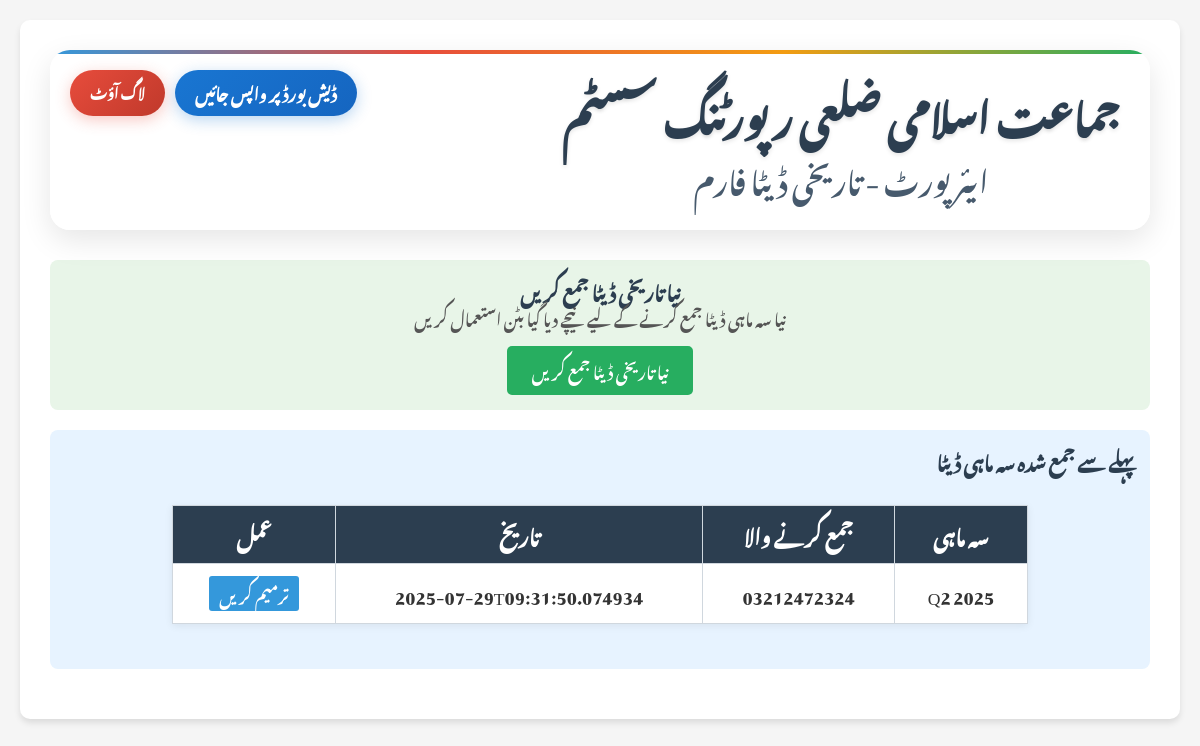
Page /historical_data_form/ایئرپورٹ (signed in) on the committed database.
### tables this page shows
CREATE TABLE "monthly_reports"(
  id INT,
  zila TEXT,
  timestamp TEXT,
  submitted_by TEXT,
  last_submitted_by TEXT,
  union_committee_count INT,
  wards_count INT,
  block_code_count INT,
  cantonment_board_count INT,
  nazm_qaim_union INT,
  nazm_qaim_wards INT,
  nazm_qaim_blockcode INT,
  nazm_qaim_cantonment INT,
  alaqajat_start INT,
  alaqajat_target INT,
  alaqajat_izafa INT,
  alaqajat_kami INT,
  alaqajat_ikhtitaam INT,
  halqajat_start INT,
  halqajat_target INT,
  halqajat_izafa INT,
  halqajat_kami INT,
  halqajat_ikhtitaam INT,
  halqajat_ward_start INT,
  halqajat_ward_target INT,
  halqajat_ward_izafa INT,
  halqajat_ward_kami INT,
  halqajat_ward_ikhtitaam INT,
  block_code_start INT,
  block_code_target INT,
  block_code_izafa INT,
  block_code_kami INT,
  block_code_ikhtitaam INT,
  nizam_e_fajar_start INT,
  nizam_e_fajar_target INT,
  nizam_e_fajar_izafa INT,
  nizam_e_fajar_kami INT,
  nizam_e_fajar_ikhtitaam INT,
  awaami_committee_start INT,
  awaami_committee_target INT,
  awaami_committee_izafa INT,
  awaami_committee_kami INT,
  awaami_committee_ikhtitaam INT,
  arkaan_start INT,
  arkaan_target INT,
  arkaan_izafa INT,
  arkaan_kami INT,
  arkaan_ikhtitaam INT,
  umeedwaran_start INT,
  umeedwaran_target INT,
  umeedwaran_izafa INT,
  umeedwaran_kami INT,
  umeedwaran_ikhtitaam INT,
  karkunan_start INT,
  karkunan_target INT,
  karkunan_izafa INT,
  karkunan_kami INT,
  karkunan_ikhtitaam INT,
  hangami_start INT,
  hangami_target INT,
  hangami_izafa INT,
  hangami_kami INT,
  hangami_ikhtitaam INT,
  muawanin_start INT,
  muawanin_target INT,
  muawanin_izafa INT,
  muawanin_kami INT,
  muawanin_ikhtitaam INT,
  mutayyin_afrad_start INT,
  mutayyin_afrad_target INT,
  mutayyin_afrad_izafa INT,
  mutayyin_afrad_kami INT,
  mutayyin_afrad_ikhtitaam INT,
  member_start INT,
  member_target INT,
  member_izafa INT,
  member_kami INT,
  member_ikhtitaam INT,
  youth_nazm_areas INT,
  youth_karkunan INT,
  youth_programat_count INT,
  youth_programs_json TEXT,
  atifal_nazm_areas INT,
  atifal_members INT,
  atifal_programat_count INT,
  atifal_programs_json TEXT,
  zilai_shura_planned INT,
  zilai_shura_held INT,
  zilai_shura_attendance INT,
  nazm_zila_planned INT,
  nazm_zila_held INT,
  nazm_zila_attendance INT,
  nazimin_alaqajat_planned INT,
  nazimin_alaqajat_held INT,
  nazimin_alaqajat_attendance INT,
  zilai_ijtima_arkaan_planned INT,
  zilai_ijtima_arkaan_held INT,
  zilai_ijtima_arkaan_attendance INT,
  zilai_ijtima_umeedwaran_planned INT,
  zilai_ijtima_umeedwaran_held INT,
  zilai_ijtima_umeedwaran_attendance INT,
  ijtima_arkaan_alaqah_planned INT,
  ijtima_arkaan_alaqah_held INT,
  ijtima_arkaan_alaqah_attendance INT,
  ijtima_umeedwaran_alaqah_planned INT,
  ijtima_umeedwaran_alaqah_held INT,
  ijtima_umeedwaran_alaqah_attendance INT,
  ijtima_karkunaan_alaqah_planned INT,
  ijtima_karkunaan_alaqah_held INT,
  ijtima_karkunaan_alaqah_attendance INT,
  ijtima_karkunaan_halqajat_planned INT,
  ijtima_karkunaan_halqajat_held INT,
  ijtima_karkunaan_halqajat_attendance INT,
  ijtima_nazimin_halqajat_planned INT,
  ijtima_nazimin_halqajat_held INT,
  ijtima_nazimin_halqajat_attendance INT,
  dars_quran_planned INT,
  dars_quran_held INT,
  dars_quran_attendance INT,
  dawati_camp_planned INT,
  dawati_camp_held INT,
  dawati_camp_attendance INT,
  gharon_tak_dawat_planned INT,
  gharon_tak_dawat_held INT,
  gharon_tak_dawat_attendance INT,
  taqseem_literature_planned INT,
  taqseem_literature_held INT,
  taqseem_literature_attendance INT,
  amir_zila_maqamat INT,
  amir_zila_daurajat INT,
  amir_zila_mulaqat INT,
  qaim_zila_maqamat INT,
  qaim_zila_daurajat INT,
  qaim_zila_mulaqat INT,
  naib_amir_zila_maqamat INT,
  naib_amir_zila_daurajat INT,
  naib_amir_zila_mulaqat INT,
  study_circle_maqamat INT,
  study_circle_daurajat INT,
  study_circle_attendance INT,
  ijtimai_tuaam_maqamat INT,
  ijtimai_tuaam_daurajat INT,
  ijtimai_tuaam_attendance INT,
  ijtimai_ahle_khana_maqamat INT,
  ijtimai_ahle_khana_daurajat INT,
  ijtimai_ahle_khana_attendance INT,
  quran_course_maqamat INT,
  quran_course_daurajat INT,
  quran_course_attendance INT,
  retreat_maqamat INT,
  retreat_daurajat INT,
  retreat_attendance INT,
  quran_courses INT,
  quran_classes INT,
  quran_participants INT,
  fahem_quran_attendance INT,
  quran_target INT,
  quran_distributed INT,
  central_training_target INT,
  central_training_actual INT,
  other_trainings TEXT,
  atifal_programs INT,
  awaami_committees INT,
  awaami_committees_count INT,
  koi_or_bat TEXT,
  haq_do_karachi TEXT,
  alaqajat_end INT,
  halqajat_end INT,
  halqajat_ward_end INT,
  block_code_end INT,
  arkaan_end INT,
  umeedwaran_end INT,
  hangami_end INT,
  muawanin_end INT,
  mutayyin_afrad_end INT,
  member_end INT,
  youth_programat_name INT,
  karkunan_end INT,
  period TEXT
);

### New folder/app.py (the view, shortened to what this page needs)
@app.route('/historical_data_form/<zila>', methods=['GET', 'POST'])
def historical_data_form(zila):
    if 'username' not in session:
        return redirect(url_for('login'))
    if session.get('role') != 'agent':
        flash("صرف ایجنٹ صارفین تاریخی ڈیٹا جمع کر سکتے ہیں", "error")
        return redirect(url_for('dashboard'))
    conn = sqlite3.connect(DB_FILE)
    c = conn.cursor()
    if request.method == 'GET':
        c.execute('''
            SELECT period, submitted_by, timestamp
            FROM monthly_reports
            WHERE zila = ? AND period IS NOT NULL
            ORDER BY timestamp DESC
        ''', (zila,))
        existing_submissions = c.fetchall()
        conn.close()
        return render_template('historical_data_form.html',
                             zila=zila,
                             existing_submissions=existing_submissions,
                             username=session['username'])

### templates/historical_data_form.html (shortened to what this page needs)
<!DOCTYPE html>
<html lang="ur" dir="rtl">
<head>
    <link rel="stylesheet" href="{{ url_for('static', filename='style.css') }}">
</head>
<body>
    <div class="container">
        <header class="report-header">
            <div class="header-content">
                <h1>جماعت اسلامی ضلعی رپورٹنگ سسٹم</h1>
                <h2>{{ zila }} - تاریخی ڈیٹا فارم</h2>
            </div>
            <div class="header-actions">
                <a href="{{ url_for('dashboard') }}" class="back-btn">ڈیش بورڈ پر واپس جائیں</a>
                <a href="{{ url_for('logout') }}" class="logout-btn">لاگ آؤٹ</a>
            </div>
        </header>
        <div class="submit-new-section" style="background: #e8f5e8; padding: 15px; border-radius: 8px; margin-bottom: 20px; text-align: center;">
            <h3 style="margin-top: 0; color: #2c3e50;">نیا تاریخی ڈیٹا جمع کریں</h3>
            <p style="margin-bottom: 15px; color: #555;">نیا سہ ماہی ڈیٹا جمع کرنے کے لیے نیچے دیا گیا بٹن استعمال کریں</p>
            <a href="{{ url_for('submit_historical_data', zila=zila) }}" target="_blank" class="submit-new-btn" style="background: #27ae60; color: white; text-decoration: none; padding: 12px 25px; border-radius: 5px; font-size: 16px; display: inline-block;">
                نیا تاریخی ڈیٹا جمع کریں
            </a>
        </div>
        {% if existing_submissions %}
        <div class="existing-submissions-section" style="background: #e7f3ff; padding: 15px; border-radius: 8px; margin-bottom: 20px;">
            <h3 style="margin-top: 0; color: #2c3e50;">پہلے سے جمع شدہ سہ ماہی ڈیٹا</h3>
            <div class="table-responsive">
                <table class="dashboard-table">
                    <thead>
                        <tr>
                            <th>سہ ماہی</th>
                            <th>جمع کرنے والا</th>
                            <th>تاریخ</th>
                            <th>عمل</th>
                        </tr>
                    </thead>
                    <tbody>
                        {% for submission in existing_submissions %}
                        <tr>
                            <td>{{ submission[0] }}</td>
                            <td>{{ submission[1] }}</td>
                            <td>{{ submission[2] }}</td>
                            <td>
                                <a href="{{ url_for('submit_historical_data', zila=zila, edit_period=submission[0]) }}" target="_blank" class="edit-btn" style="background: #3498db; color: white; text-decoration: none; padding: 5px 10px; border-radius: 3px; display: inline-block;">ترمیم کریں</a>
                            </td>
                        </tr>
                        {% endfor %}
                    </tbody>
                </table>
            </div>
        </div>
        {% endif %}
            </div>
</body>
</html>

### rows in the picture
monthly_reports: zila "ایئرپورٹ", period "Q2 2025", submitted_by "03212472324", timestamp "2025-07-29T09:31:50.074934"
